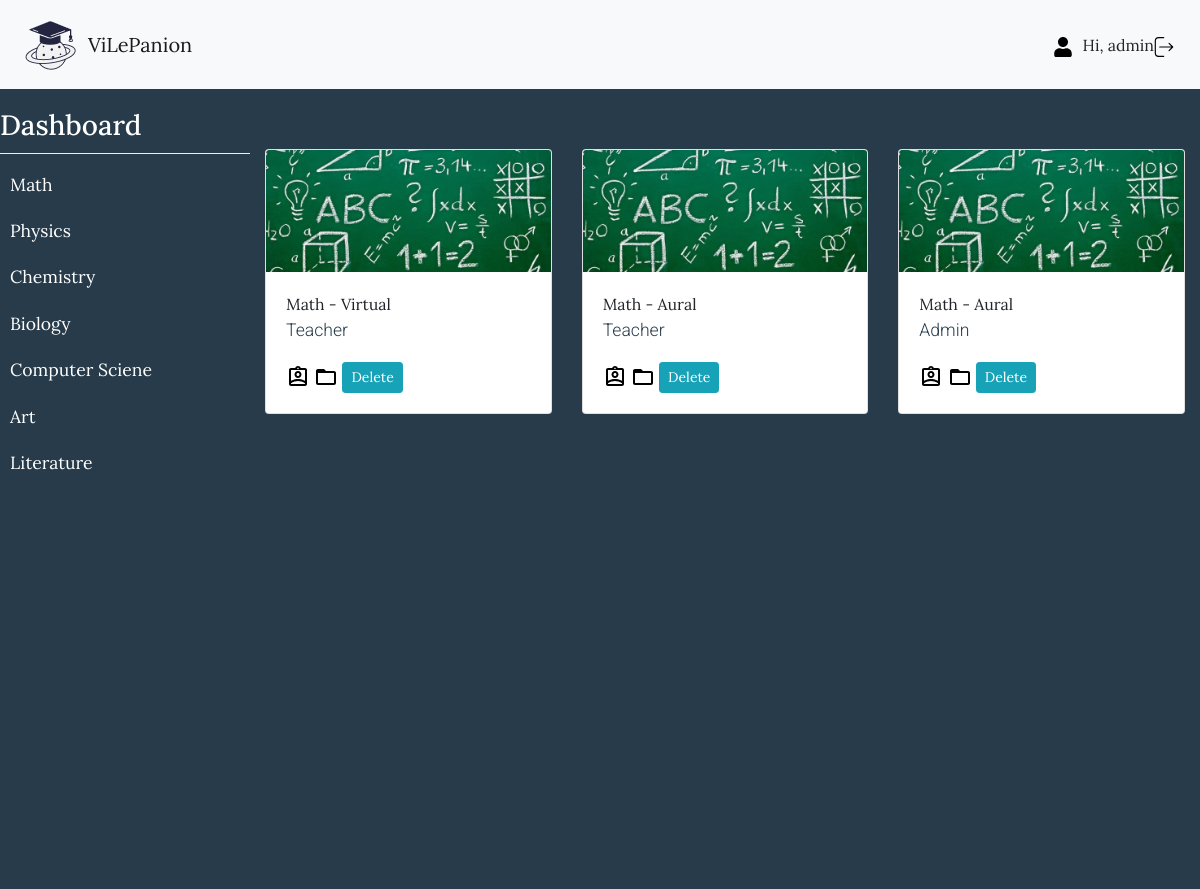
The app's page /material.php (signed in) with its own data.
### tables this page shows
CREATE TABLE `subjects` (
  `subjectid` int(11) NOT NULL,
  `subjectname` varchar(250) NOT NULL,
  `subjectimg` varchar(250) DEFAULT NULL
);

CREATE TABLE `material` (
  `subjectid` int(11) NOT NULL,
  `materialid` text DEFAULT NULL,
  `materialtype` varchar(250) DEFAULT NULL,
  `authorid` int(11) NOT NULL
);

CREATE TABLE `account` (
  `accountid` int(11) NOT NULL,
  `username` varchar(250) DEFAULT NULL,
  `pwd` varchar(250) DEFAULT NULL,
  `name` varchar(250) DEFAULT NULL,
  `email` varchar(250) DEFAULT NULL,
  `avatar` varchar(250) DEFAULT NULL,
  `activated` int(5) DEFAULT 0
);

### material.php (the view, shortened to what this page needs)
<?php
    require("connection.php");
    $hidden = '';
    if ($_SESSION["activecode"] == 2){
            $hidden = 'hidden';
        } else {
            $hidden = '';
        }
    ?>
<!DOCTYPE html>
<html lang="en">
<head>
    <link rel="stylesheet" href="https://maxcdn.bootstrapcdn.com/bootstrap/4.5.2/css/bootstrap.min.css">
    <link rel="stylesheet" href="path/to/font-awesome/css/font-awesome.min.css">
    <link rel="stylesheet" href="./css/style.css">
</head>
<body>
<nav class="navbar navbar-expand-lg navbar-light bg-light">
    <img src="./img/logo.png">
    <a class="navbar-brand" href="dashboard.php">ViLePanion</a>
    <div class="collapse navbar-collapse" id="collapsibleNavbar">
        <ul class="navbar-nav ml-auto">
            <li class="nav-item active">
                <li><img src="./img/user.svg" alt="" class="icon"> </li>
                <li class="ml-auto"> Hi, <?php echo $_SESSION['user']; ?></li>
            </li>
            <li class="nav-item active">
                <a href="logout.php">
                    <img src="./img/logout.svg" alt="" class="icon">
                </a>
            </li>
        </ul>
    </div>
</nav>
<div class="wrapper">
    <nav id="sidebar">
        <ul class="list-unstyled components">
            <h3>Dashboard</h3>
            <?php
                $sql_list = "SELECT * FROM subjects";
                $result_list = mysqli_query($conn,$sql_list);
                while ($row_list = $result_list -> fetch_assoc()){
                    $subjectid = $row_list["subjectid"];
                    $subjectname = $row_list["subjectname"];
            ?>
                <li>
                    <a href="material.php?subjectid=<?php echo $subjectid?>"><?php echo $subjectname?></a>
                </li>
            <?php } ?>
        </ul>
    </nav>
    <div class="container" style="margin-top: 60px">
        <div class="row">
            <?php
                require("connection.php");
                $subjectid = $_GET["subjectid"];
                $sql_list = "SELECT * FROM material WHERE subjectid = '$subjectid'";
                $result_list = mysqli_query($conn,$sql_list);
                while ($row_list = $result_list -> fetch_assoc())
                {
                    $materialid = $row_list["materialid"];
                    $materialtype = $row_list["materialtype"];
                    $authorid = $row_list["authorid"];
                    $sql_accountid1 = "SELECT name FROM account WHERE accountid = '$authorid'";
                    $result3 = mysqli_query($conn,$sql_accountid1);
                    $row3 = $result3->fetch_assoc();
                    $authorname = $row3["name"];
                    $sql_subjectname = "SELECT subjectname, subjectimg FROM subjects WHERE subjectid = '$subjectid'";
                    $result4 = mysqli_query($conn,$sql_subjectname);
                    $row4 = $result4->fetch_assoc();
                    $subjectname = $row4["subjectname"];
                    $content = $row4["subjectimg"];
            ?>
                <div class="col-lg-4 col-md-6 mb-4">
                    <div class="card">
                        <img src="<?php echo $content ?>" class="card-img-top" alt="...">
                        <div class="card-body">
                            <a href="detail_material.php?subjectid=<?php echo $subjectid ?>&materialid=<?php echo $materialid?>"><?php echo $subjectname. " - " . $materialtype ?></a>
                            <p class="card-text"><?php echo $authorname ?></p>
                            <span jsslot="" class="XuQwKc"><span class="GmuOkf"></span></span>
                            <span jsslot="" class="XuQwKc"><span class="GmuOkf"><svg focusable="false" width="24" height="24" viewBox="0 0 24 24" class=" NMm5M"><path d="M20 6h-8l-2-2H4c-1.1 0-1.99.9-1.99 2L2 18c0 1.1.9 2 2 2h16c1.1 0 2-.9 2-2V8c0-1.1-.9-2-2-2zm0 12H4V8h16v10z"></path></svg></span></span>
            <?php
                if ($_SESSION["activecode"] == 0){
            ?>
                            <a href="delete_material.php?materialid=<?php echo $materialid ?>" class="btn btn-info btn-sm">Delete</a>
                <?php } else if (($_SESSION["activecode"] != 0)) {
                ?>
                            <a href="delete_material.php?materialid=<?php echo $materialid ?>" class="btn btn-info btn-sm" <?php echo $hidden ?>>Delete</a>
                    <?php } ?>
                        </div>
                    </div>
                </div>
            <?php } ?>
        </div>
    </div>
</div>
</body>
</html>

### css/style.css (style rules this page uses)
body { font-family: 'Lora', sans-serif; background: #273B4A; }
p { font-family: 'Roboto', sans-serif; font-size: 1.1em; font-weight: 300; line-height: 1.7em; color: #273B4A; }
a, a:hover, a:focus { color: inherit; text-decoration: none; transition: all 0.3s; }
#sidebar { background: #273B4A; color: #fff; transition: all 0.3s; }
#sidebar ul.components { padding: 20px 0; border-bottom: 1px solid #273B4A; }
#sidebar ul li a { padding: 10px; font-size: 1.1em; display: block; }
.wrapper { display: flex; align-items: stretch; }
#sidebar { min-width: 250px; max-width: 250px; min-height: 100vh; }
h3 { border: 0 solid #efefef; border-bottom-width: 1px; padding-bottom: 10px; }
.icon { width: 20px; height: 20px; margin: 0 10px 0 0; }

### records on screen
subjects: subjectname "Math"
subjects: subjectname "Physics"
subjects: subjectname "Chemistry"
subjects: subjectname "Biology"
subjects: subjectname "Computer Sciene"
subjects: subjectname "Art"
subjects: subjectname "Literature"
material: subjectid.subjectimg (picture), subjectid.subjectname "Math", materialtype "Virtual", authorid.name "Teacher"
material: subjectid.subjectimg (picture), subjectid.subjectname "Math", materialtype "Aural", authorid.name "Teacher"
material: subjectid.subjectimg (picture), subjectid.subjectname "Math", materialtype "Aural", authorid.name "Admin"

### other values on screen
$_SESSION['user'] "admin"
